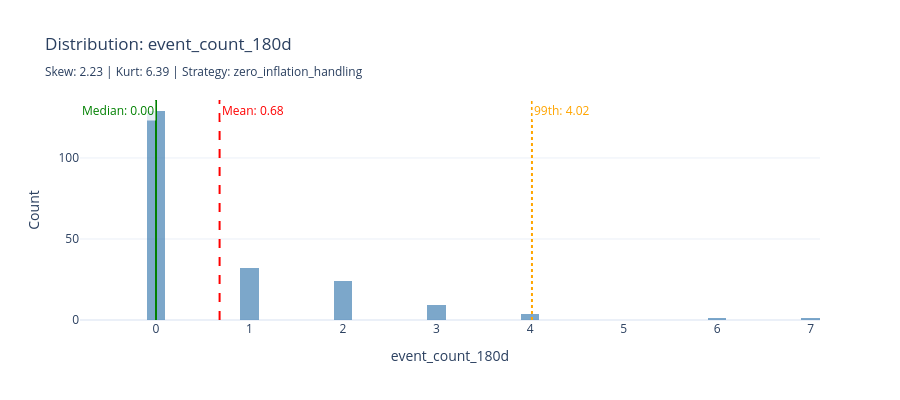
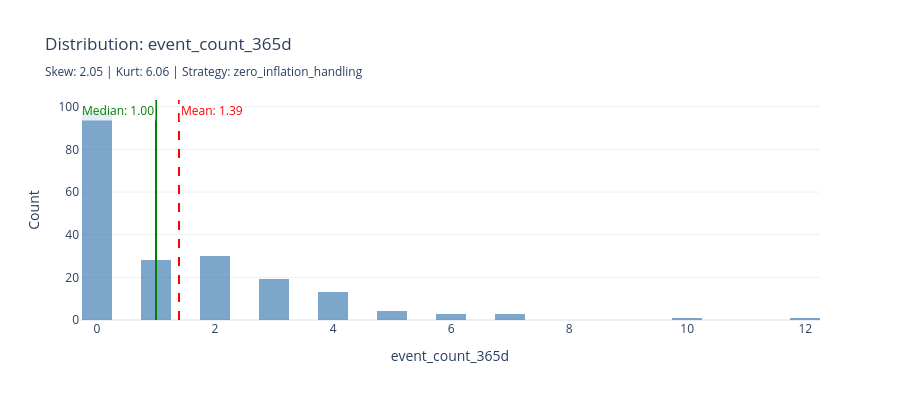
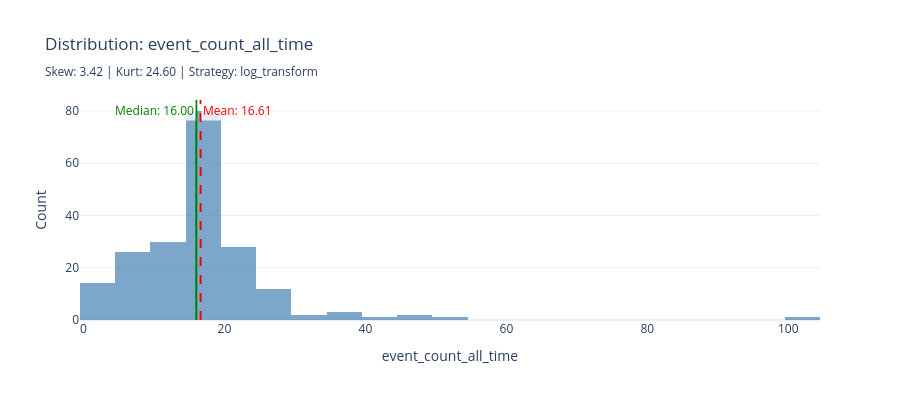
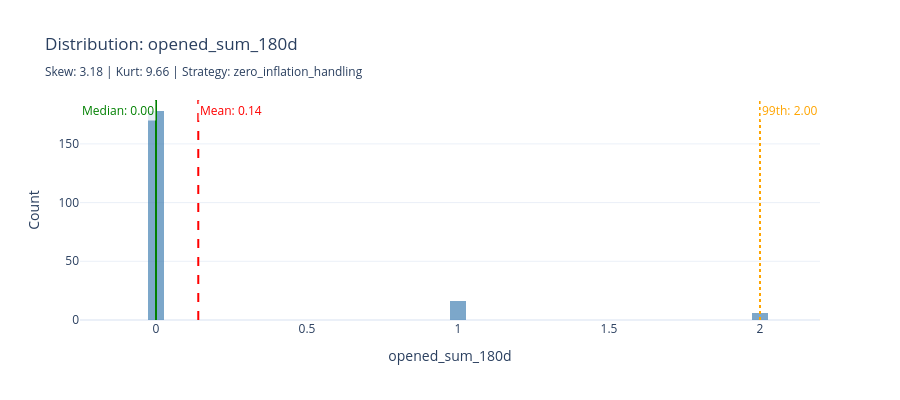

The code cell stored with these charts, in order, in its notebook:
### Markdown cell above
## 4.4 Numeric Columns Analysis

**📖 How to Interpret These Charts:**
- **Red dashed line** = Mean (sensitive to outliers)
- **Green solid line** = Median (robust to outliers)
- **Large gap between mean and median** = Skewed distribution
- **Long right tail** = Positive skew (common in count/amount data)

**📖 Understanding Distribution Metrics**

| Metric | Interpretation | Action |
|--------|---------------|--------|
| **Skewness** | Measures asymmetry | \|skew\| > 1: Consider log transform |
| **Kurtosis** | Measures tail heaviness | kurt > 10: Cap outliers before transform |
| **Zero %** | Percentage of zeros | > 40%: Use zero-inflation handling |

**📖 Transformation Decision Tree:**
1. If zeros > 40% → Create binary indicator + log(non-zeros)
2. If \|skewness\| > 1 AND kurtosis > 10 → Cap then log
3. If \|skewness\| > 1 → Log transform
4. If kurtosis > 10 → Cap outliers only
5. Otherwise → Standard scaling is sufficient

### Code cell
analyzer = DistributionAnalyzer()

numeric_cols = [
    name for name, col in findings.columns.items()
    if col.inferred_type in [ColumnType.NUMERIC_CONTINUOUS, ColumnType.NUMERIC_DISCRETE]
    and name not in TEMPORAL_METADATA_COLS
]

analyses = analyzer.analyze_dataframe(df, numeric_cols)
recommendations = {col: analyzer.recommend_transformation(analysis)
                   for col, analysis in analyses.items()}

for col_name in numeric_cols:
    col_info = findings.columns[col_name]
    analysis = analyses.get(col_name)
    rec = recommendations.get(col_name)

    print(f"\n{'='*70}")
    print(f"Column: {col_name}")
    print(f"Type: {col_info.inferred_type.value} (Confidence: {col_info.confidence:.0%})")
    print("-" * 70)

    if analysis:
        print("\U0001f4ca Distribution Statistics:")
        print(f"   Mean: {analysis.mean:.3f}  |  Median: {analysis.median:.3f}  |  Std: {analysis.std:.3f}")
        print(f"   Range: [{analysis.min_value:.3f}, {analysis.max_value:.3f}]")
        if analysis.percentiles:
            print(f"   Percentiles: 1%={analysis.percentiles.get('p1', 0):.3f}, 25%={analysis.q1:.3f}, 75%={analysis.q3:.3f}, 99%={analysis.percentiles.get('p99', 0):.3f}")
        print("\n\U0001f4c8 Shape Analysis:")
        skew_label = '(Right-skewed)' if analysis.skewness > 0.5 else '(Left-skewed)' if analysis.skewness < -0.5 else '(Symmetric)'
        print(f"   Skewness: {analysis.skewness:.2f} {skew_label}")
        kurt_label = '(Heavy tails/outliers)' if analysis.kurtosis > 3 else '(Light tails)'
        print(f"   Kurtosis: {analysis.kurtosis:.2f} {kurt_label}")
        print(f"   Zeros: {analysis.zero_count:,} ({analysis.zero_percentage:.1f}%)")
        print(f"   Outliers (IQR): {analysis.outlier_count_iqr:,} ({analysis.outlier_percentage:.1f}%)")

        if rec:
            print(f"\n\U0001f527 Recommended Transformation: {rec.recommended_transform.value}")
            print(f"   Reason: {rec.reason}")
            print(f"   Priority: {rec.priority}")
            if rec.warnings:
                for warn in rec.warnings:
                    print(f"   \u26a0\ufe0f {warn}")

    data_np = df[col_name].dropna().to_numpy()
    fig = go.Figure()

    fig.add_trace(go.Histogram(x=data_np, nbinsx=50, name='Distribution',
                                marker_color='steelblue', opacity=0.7))

    mean_val = analysis.mean
    median_val = analysis.median

    mean_position = "top right" if mean_val >= median_val else "top left"
    median_position = "top left" if mean_val >= median_val else "top right"

    fig.add_vline(
        x=mean_val, line_dash="dash", line_color="red",
        annotation_text=f"Mean: {mean_val:.2f}", annotation_position=mean_position,
        annotation_font_color="red", annotation_bgcolor="rgba(255,255,255,0.8)"
    )
    fig.add_vline(
        x=median_val, line_dash="solid", line_color="green",
        annotation_text=f"Median: {median_val:.2f}", annotation_position=median_position,
        annotation_font_color="green", annotation_bgcolor="rgba(255,255,255,0.8)"
    )

    if analysis and analysis.outlier_percentage > 5 and analysis.percentiles.get('p99') is not None:
        fig.add_vline(x=analysis.percentiles['p99'], line_dash="dot", line_color="orange",
                      annotation_text=f"99th: {analysis.percentiles['p99']:.2f}",
                      annotation_position="top right",
                      annotation_font_color="orange",
                      annotation_bgcolor="rgba(255,255,255,0.8)")

    transform_label = rec.recommended_transform.value if rec else "none"
    fig.update_layout(
        title=f"Distribution: {col_name}<br><sub>Skew: {analysis.skewness:.2f} | Kurt: {analysis.kurtosis:.2f} | Strategy: {transform_label}</sub>",
        xaxis_title=col_name, yaxis_title="Count",
        template='plotly_white', height=400
    )
    display_figure(fig)

### Figure 1 — Plotly figure (JSON) as saved in the notebook; plotly's stock layout.template omitted (floating-point values rounded to 4 significant figures; data arrays with more than 128 entries replaced by an {"elided": "..."} marker saying what was removed)
{"data": [{"marker": {"color": "steelblue"}, "name": "Distribution", "nbinsx": 50, "opacity": 0.7, "type": "histogram", "x": {"elided": "200 int values"}}], "layout": {"annotations": [{"bgcolor": "rgba(255,255,255,0.8)", "font": {"color": "red"}, "showarrow": false, "text": "Mean: 0.68", "x": 0.68, "xanchor": "left", "xref": "x", "y": 1, "yanchor": "top", "yref": "y domain"}, {"bgcolor": "rgba(255,255,255,0.8)", "font": {"color": "green"}, "showarrow": false, "text": "Median: 0.00", "x": 0.0, "xanchor": "right", "xref": "x", "y": 1, "yanchor": "top", "yref": "y domain"}, {"bgcolor": "rgba(255,255,255,0.8)", "font": {"color": "orange"}, "showarrow": false, "text": "99th: 4.02", "x": 4.02, "xanchor": "left", "xref": "x", "y": 1, "yanchor": "top", "yref": "y domain"}], "height": 400, "shapes": [{"line": {"color": "red", "dash": "dash"}, "type": "line", "x0": 0.68, "x1": 0.68, "xref": "x", "y0": 0, "y1": 1, "yref": "y domain"}, {"line": {"color": "green", "dash": "solid"}, "type": "line", "x0": 0.0, "x1": 0.0, "xref": "x", "y0": 0, "y1": 1, "yref": "y domain"}, {"line": {"color": "orange", "dash": "dot"}, "type": "line", "x0": 4.02, "x1": 4.02, "xref": "x", "y0": 0, "y1": 1, "yref": "y domain"}], "title": {"text": "Distribution: event_count_180d<br><sub>Skew: 2.23 | Kurt: 6.39 | Strategy: zero_inflation_handling</sub>"}, "xaxis": {"title": {"text": "event_count_180d"}}, "yaxis": {"title": {"text": "Count"}}}}

### Figure 2 — Plotly figure (JSON) as saved in the notebook; plotly's stock layout.template omitted (floating-point values rounded to 4 significant figures; data arrays with more than 128 entries replaced by an {"elided": "..."} marker saying what was removed)
{"data": [{"marker": {"color": "steelblue"}, "name": "Distribution", "nbinsx": 50, "opacity": 0.7, "type": "histogram", "x": {"elided": "200 int values"}}], "layout": {"annotations": [{"bgcolor": "rgba(255,255,255,0.8)", "font": {"color": "red"}, "showarrow": false, "text": "Mean: 1.39", "x": 1.39, "xanchor": "left", "xref": "x", "y": 1, "yanchor": "top", "yref": "y domain"}, {"bgcolor": "rgba(255,255,255,0.8)", "font": {"color": "green"}, "showarrow": false, "text": "Median: 1.00", "x": 1.0, "xanchor": "right", "xref": "x", "y": 1, "yanchor": "top", "yref": "y domain"}], "height": 400, "shapes": [{"line": {"color": "red", "dash": "dash"}, "type": "line", "x0": 1.39, "x1": 1.39, "xref": "x", "y0": 0, "y1": 1, "yref": "y domain"}, {"line": {"color": "green", "dash": "solid"}, "type": "line", "x0": 1.0, "x1": 1.0, "xref": "x", "y0": 0, "y1": 1, "yref": "y domain"}], "title": {"text": "Distribution: event_count_365d<br><sub>Skew: 2.05 | Kurt: 6.06 | Strategy: zero_inflation_handling</sub>"}, "xaxis": {"title": {"text": "event_count_365d"}}, "yaxis": {"title": {"text": "Count"}}}}

### Figure 3 — Plotly figure (JSON) as saved in the notebook; plotly's stock layout.template omitted (floating-point values rounded to 4 significant figures; data arrays with more than 128 entries replaced by an {"elided": "..."} marker saying what was removed)
{"data": [{"marker": {"color": "steelblue"}, "name": "Distribution", "nbinsx": 50, "opacity": 0.7, "type": "histogram", "x": {"elided": "200 int values"}}], "layout": {"annotations": [{"bgcolor": "rgba(255,255,255,0.8)", "font": {"color": "red"}, "showarrow": false, "text": "Mean: 16.61", "x": 16.61, "xanchor": "left", "xref": "x", "y": 1, "yanchor": "top", "yref": "y domain"}, {"bgcolor": "rgba(255,255,255,0.8)", "font": {"color": "green"}, "showarrow": false, "text": "Median: 16.00", "x": 16.0, "xanchor": "right", "xref": "x", "y": 1, "yanchor": "top", "yref": "y domain"}], "height": 400, "shapes": [{"line": {"color": "red", "dash": "dash"}, "type": "line", "x0": 16.61, "x1": 16.61, "xref": "x", "y0": 0, "y1": 1, "yref": "y domain"}, {"line": {"color": "green", "dash": "solid"}, "type": "line", "x0": 16.0, "x1": 16.0, "xref": "x", "y0": 0, "y1": 1, "yref": "y domain"}], "title": {"text": "Distribution: event_count_all_time<br><sub>Skew: 3.42 | Kurt: 24.60 | Strategy: log_transform</sub>"}, "xaxis": {"title": {"text": "event_count_all_time"}}, "yaxis": {"title": {"text": "Count"}}}}

### Figure 4 — Plotly figure (JSON) as saved in the notebook; plotly's stock layout.template omitted (floating-point values rounded to 4 significant figures; data arrays with more than 128 entries replaced by an {"elided": "..."} marker saying what was removed)
{"data": [{"marker": {"color": "steelblue"}, "name": "Distribution", "nbinsx": 50, "opacity": 0.7, "type": "histogram", "x": {"elided": "200 int values"}}], "layout": {"annotations": [{"bgcolor": "rgba(255,255,255,0.8)", "font": {"color": "red"}, "showarrow": false, "text": "Mean: 0.14", "x": 0.14, "xanchor": "left", "xref": "x", "y": 1, "yanchor": "top", "yref": "y domain"}, {"bgcolor": "rgba(255,255,255,0.8)", "font": {"color": "green"}, "showarrow": false, "text": "Median: 0.00", "x": 0.0, "xanchor": "right", "xref": "x", "y": 1, "yanchor": "top", "yref": "y domain"}, {"bgcolor": "rgba(255,255,255,0.8)", "font": {"color": "orange"}, "showarrow": false, "text": "99th: 2.00", "x": 2.0, "xanchor": "left", "xref": "x", "y": 1, "yanchor": "top", "yref": "y domain"}], "height": 400, "shapes": [{"line": {"color": "red", "dash": "dash"}, "type": "line", "x0": 0.14, "x1": 0.14, "xref": "x", "y0": 0, "y1": 1, "yref": "y domain"}, {"line": {"color": "green", "dash": "solid"}, "type": "line", "x0": 0.0, "x1": 0.0, "xref": "x", "y0": 0, "y1": 1, "yref": "y domain"}, {"line": {"color": "orange", "dash": "dot"}, "type": "line", "x0": 2.0, "x1": 2.0, "xref": "x", "y0": 0, "y1": 1, "yref": "y domain"}], "title": {"text": "Distribution: opened_sum_180d<br><sub>Skew: 3.18 | Kurt: 9.66 | Strategy: zero_inflation_handling</sub>"}, "xaxis": {"title": {"text": "opened_sum_180d"}}, "yaxis": {"title": {"text": "Count"}}}}
